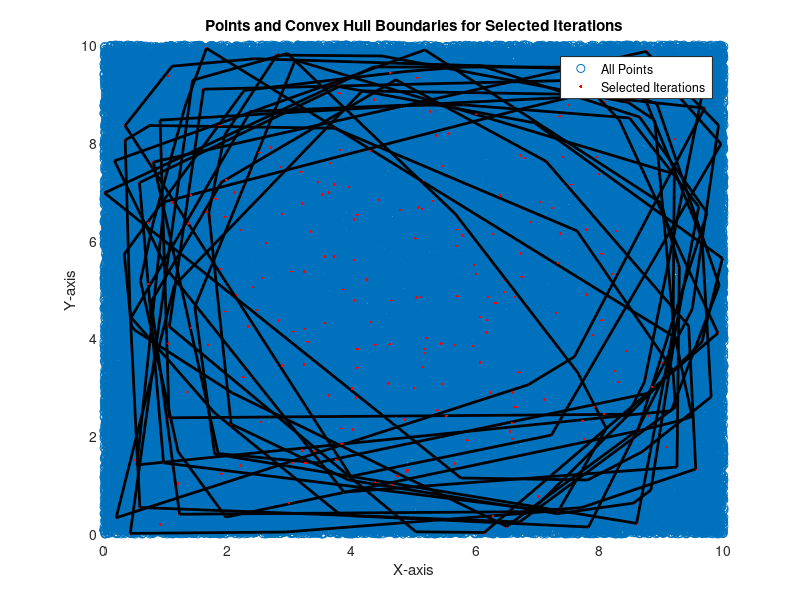

MATLAB code for this plot:
% Set the maximum values for x and y
x_max = 10;
y_max = 10;

% Generate 1000 random points
num_points = 100000;
all_random_points = [rand(num_points, 1) * x_max, rand(num_points, 1) * y_max];

% Number of iterations
num_iterations = 10000;

% Initialize arrays to store perimeters and selected iterations
perimeter_array = zeros(num_iterations, 1);
selected_iterations = [];

% Perimeter range criteria
lower_perimeter_limit = 29;
upper_perimeter_limit = 29.01;

% Plot the initial random points
figure;
scatter(all_random_points(:, 1), all_random_points(:, 2), 'b.');
hold on;

for iter = 1:num_iterations
    % Randomly select 20 points
    selected_indices = randperm(num_points, 20);
    selected_points = all_random_points(selected_indices, :);

    % Calculate the convex hull
    convex_hull_indices = convhull(selected_points(:, 1), selected_points(:, 2));
    convex_hull_points = selected_points(convex_hull_indices, :);

    % Calculate the perimeter
    perimeter = 0;
    for i = 1:size(convex_hull_points, 1) - 1
        perimeter = perimeter + norm(convex_hull_points(i, :) - convex_hull_points(i+1, :));
    end
    % Add the last edge
    perimeter = perimeter + norm(convex_hull_points(end, :) - convex_hull_points(1, :));

    % Store the perimeter in the array
    perimeter_array(iter) = perimeter;

    % Check if the perimeter is within the specified range
    if perimeter >= lower_perimeter_limit && perimeter <= upper_perimeter_limit
        selected_iterations = [selected_iterations, iter];
        
        % Plot points and convex hull for the selected iteration
        plot(selected_points(:, 1), selected_points(:, 2), 'r.');
        plot(convex_hull_points(:, 1), convex_hull_points(:, 2), 'k-', 'LineWidth', 2);
    end
end

hold off;

% Add labels and title
xlabel('X-axis');
ylabel('Y-axis');
title('Points and Convex Hull Boundaries for Selected Iterations');
legend('All Points', 'Selected Iterations');

% Display selected iterations
disp('Selected Iterations:');
disp(selected_iterations);
